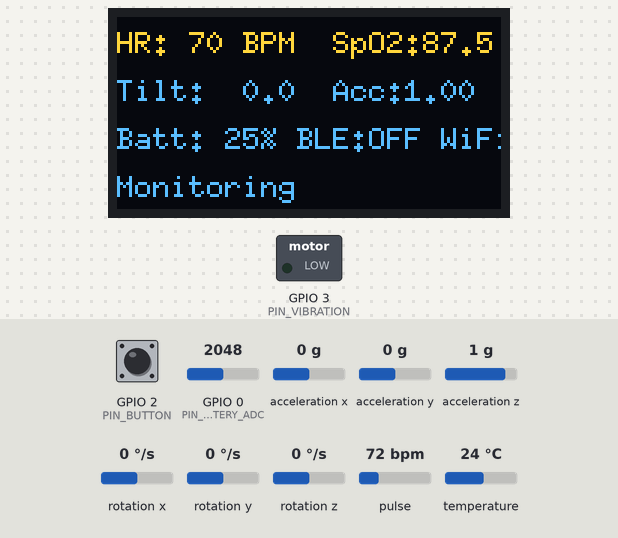
Bench run of a sketch on a simulated ESP32-C3. On the bench: 128×64 one-colour display, switched loads named in the sketch (green lamp = pin HIGH). The inputs (shaded band) are chosen by the test bench; at power-on: pulse 72 bpm, GPIO 0 (PIN_BATTERY_ADC) = 2048, acceleration x 0 g, GPIO 2 (PIN_BUTTON) HIGH, acceleration y 0 g, acceleration z 1 g, rotation x 0 °/s, rotation y 0 °/s, rotation z 0 °/s, temperature 24 °C. The OLED is the two-colour kind (top 16 rows yellow); EEPROM starts erased; nothing arrives over Bluetooth unless stated; a phone connects over Bluetooth LE 3 s after start; what the sketch prints to the serial monitor is not drawn.

Above: at 1.8 s.
1.9 s: pulse set to 42 bpm
At 5.6 s:
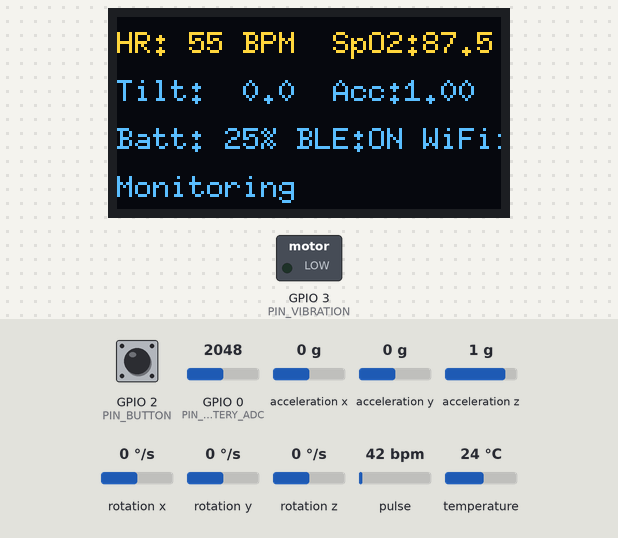
9.2 s: GPIO 0 (PIN_BATTERY_ADC) set to 2866
At 11.9 s:
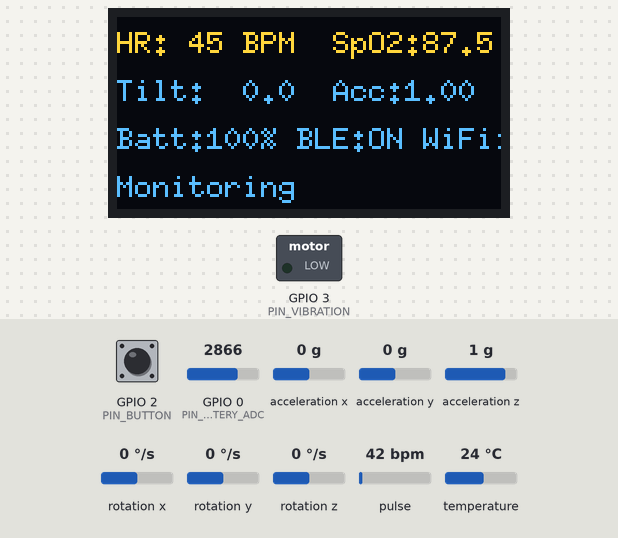
12.2 s: pulse set to 70 bpm
At 13.5 s:
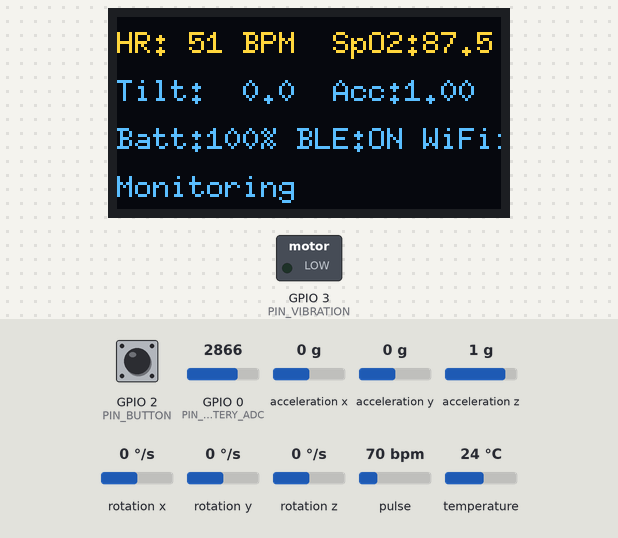
14.2 s: acceleration x set to -1.4 g
At 16.1 s:
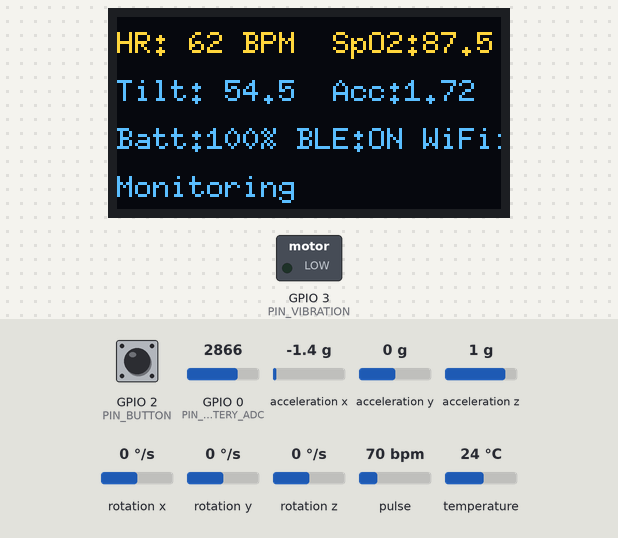
17.8 s: GPIO 0 (PIN_BATTERY_ADC) set to 1228
At 21.2 s:
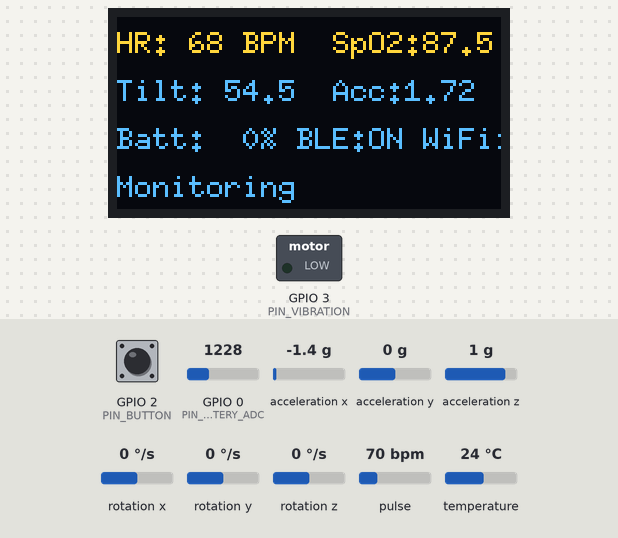
Timing chart, 0 to 22.7 s (numbered marks = the images above; inputs shaded):
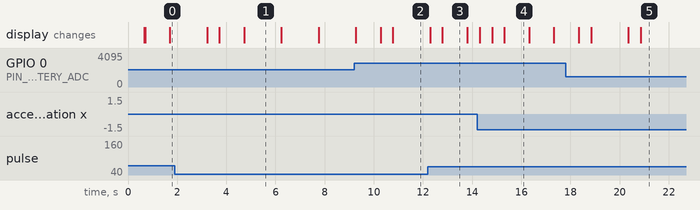

The sketch:

fall_detection_esp32.ino
```cpp
/*
 * ============================================================
 *  RiskWatch Fall Detection Firmware (ESP32-C3 Super Mini)
 * ============================================================
 *
 *  Hardware:
 *    - ESP32-C3 Super Mini
 *    - MPU6050 (accel + gyro)
 *    - MAX30102 (heart rate + SpO2)
 *    - 0.96" I2C OLED
 *    - Vibration motor module (3V)
 *    - Tactile push button (cancel false alarm)
 *    - LiPo 3.7V + TP4056 charger
 *
 *  Default pin mapping (change if your board wiring differs):
 *    - I2C SDA: GPIO8
 *    - I2C SCL: GPIO9
 *    - Vibration motor: GPIO3
 *    - Push button: GPIO2 (active LOW, INPUT_PULLUP)
 *    - Battery ADC: GPIO0 (through 100k/100k divider)
 *
 *  BLE protocol (kept compatible with Flutter app):
 *    Service UUID:     12345678-1234-1234-1234-123456789abc
 *    Sensor Char UUID: 12345678-1234-1234-1234-123456789abe
 *      String format:
 *      "HR:72,SPO2:98.3,TILT:3.2,ACC:1.02,BATT:87,FALL:0"
 *    Fall Char UUID:   12345678-1234-1234-1234-123456789abd
 *      Binary format: [fallFlag, hrHigh, hrLow, tiltAngle, accelMag*10]
 *
 *  Required Arduino libraries:
 *    - Adafruit MPU6050
 *    - SparkFun MAX3010x Pulse and Proximity Sensor Library
 *    - U8g2
 *    - ESP32 BLE Arduino
 * ============================================================
 */

#include <Wire.h>
#include <math.h>
#include <Adafruit_MPU6050.h>
#include <Adafruit_Sensor.h>
#include <MAX30105.h>
#include <heartRate.h>
#include <U8g2lib.h>
#include <BLEDevice.h>
#include <BLEServer.h>
#include <BLEUtils.h>
#include <BLE2902.h>
#include <WiFi.h>
#include <Preferences.h>

// Pin mapping for ESP32-C3 Super Mini
static const int PIN_I2C_SDA = 8;
static const int PIN_I2C_SCL = 9;
static const int PIN_VIBRATION = 3;
static const int PIN_BUTTON = 2;
static const int PIN_BATTERY_ADC = 0;

// Fall detection thresholds
static const float IMPACT_THRESHOLD = 3.0f;
static const float FREEFALL_THRESHOLD = 0.4f;
static const float ANGLE_THRESHOLD = 60.0f;
static const int HR_STRESS_THRESHOLD = 100;
static const unsigned long DEBOUNCE_MS = 5000;
static const unsigned long FREEFALL_WINDOW_MS = 500;
static const unsigned long POST_IMPACT_MS = 1000;

// Alert workflow
static const unsigned long CONFIRMATION_MS = 15000;

// Loop timing
static const unsigned long HR_SAMPLE_PERIOD_MS = 20;
static const unsigned long SENSOR_SEND_PERIOD_MS = 300;
static const unsigned long OLED_REFRESH_MS = 500;
static const unsigned long BATTERY_REFRESH_MS = 10000;

// BLE UUIDs
static const char* SERVICE_UUID = "12345678-1234-1234-1234-123456789abc";
static const char* SENSOR_CHAR_UUID = "12345678-1234-1234-1234-123456789abe";
static const char* FALL_CHAR_UUID = "12345678-1234-1234-1234-123456789abd";
static const char* WIFI_CFG_CHAR_UUID = "12345678-1234-1234-1234-123456789abf";
static const char* BATTERY_SVC_UUID = "180F";
static const char* BATTERY_CHAR_UUID = "2A19";

Adafruit_MPU6050 mpu;
MAX30105 max30102;
U8G2_SSD1306_128X64_NONAME_F_HW_I2C oled(U8G2_R0, U8X8_PIN_NONE);

BLEServer* bleServer = nullptr;
BLEService* fallService = nullptr;
BLEService* batteryService = nullptr;
BLECharacteristic* sensorChar = nullptr;
BLECharacteristic* fallChar = nullptr;
BLECharacteristic* wifiCfgChar = nullptr;
BLECharacteristic* batteryChar = nullptr;

Preferences prefs;

bool bleConnected = false;
bool imuReady = false;
bool hrReady = false;

float accelX = 0;
float accelY = 0;
float accelZ = 1;
float accelMag = 1;
float tiltAngle = 0;
int heartRate = 0;
float spo2 = 0;
int batteryPercent = 100;
bool fingerDetected = false;
bool wifiConnected = false;
String wifiSsid;
String wifiPass;
String wifiServerUrl;

// Heart rate filter state
float bpmEma = 0;

// Fall history ring buffer
static const int ACCEL_HISTORY_SIZE = 64;
float accelHistory[ACCEL_HISTORY_SIZE];
unsigned long accelTimeHistory[ACCEL_HISTORY_SIZE];
int accelHistIdx = 0;

enum FallPhase { PHASE_IDLE, PHASE_IMPACT_DETECTED };
FallPhase fallPhase = PHASE_IDLE;
unsigned long impactTime = 0;
unsigned long lastFallTime = 0;

// Confirmation flow state
bool alertPending = false;
bool alertCancelled = false;
unsigned long pendingStartTime = 0;

// Non-blocking vibration patterns
enum VibMode { VIB_OFF, VIB_PENDING, VIB_ALERT };
VibMode vibMode = VIB_OFF;
bool vibOutputOn = false;
unsigned long vibToggleMs = 0;

// Loop timers
unsigned long lastHrSampleMs = 0;
unsigned long lastSensorSendMs = 0;
unsigned long lastOledRefreshMs = 0;
unsigned long lastBatteryRefreshMs = 0;
unsigned long lastWifiRetryMs = 0;

void loadWifiConfig() {
  prefs.begin("riskwatch", true);
  wifiSsid = prefs.getString("wifi_ssid", "");
  wifiPass = prefs.getString("wifi_pass", "");
  wifiServerUrl = prefs.getString("wifi_url", "");
  prefs.end();
}

void saveWifiConfig(const String& ssid, const String& pass, const String& url) {
  prefs.begin("riskwatch", false);
  prefs.putString("wifi_ssid", ssid);
  prefs.putString("wifi_pass", pass);
  prefs.putString("wifi_url", url);
  prefs.end();
  wifiSsid = ssid;
  wifiPass = pass;
  wifiServerUrl = url;
}

void tryConnectWifi() {
  if (wifiSsid.isEmpty()) return;
  if (WiFi.status() == WL_CONNECTED) {
    wifiConnected = true;
    return;
  }

  WiFi.mode(WIFI_STA);
  WiFi.begin(wifiSsid.c_str(), wifiPass.c_str());
  Serial.printf("WiFi connecting to SSID: %s\n", wifiSsid.c_str());

  const unsigned long start = millis();
  while (millis() - start < 6000) {
    if (WiFi.status() == WL_CONNECTED) {
      wifiConnected = true;
      Serial.printf("WiFi connected, IP: %s\n", WiFi.localIP().toString().c_str());
      return;
    }
    delay(120);
  }

  wifiConnected = false;
  Serial.println("WiFi connect timeout");
}

class ServerCallbacks : public BLEServerCallbacks {
  void onConnect(BLEServer* pServer) override {
    bleConnected = true;
    Serial.println("BLE connected");
  }

  void onDisconnect(BLEServer* pServer) override {
    bleConnected = false;
    Serial.println("BLE disconnected, advertising...");
    BLEDevice::startAdvertising();
  }
};

class WifiConfigCallbacks : public BLECharacteristicCallbacks {
  void onWrite(BLECharacteristic* pCharacteristic) override {
    std::string value = pCharacteristic->getValue();
    if (value.empty()) return;

    String msg = String(value.c_str());
    msg.trim();

    // Expected format: SSID=...;PASS=...;URL=...
    String ssid = "";
    String pass = "";
    String url = "";

    int p1 = msg.indexOf("SSID=");
    int p2 = msg.indexOf(";PASS=");
    int p3 = msg.indexOf(";URL=");

    if (p1 >= 0 && p2 > p1) {
      ssid = msg.substring(p1 + 5, p2);
      if (p3 > p2) {
        pass = msg.substring(p2 + 6, p3);
        url = msg.substring(p3 + 5);
      } else {
        pass = msg.substring(p2 + 6);
      }
    }

    ssid.trim();
    pass.trim();
    url.trim();

    if (ssid.isEmpty()) {
      Serial.println("WiFi config ignored: empty SSID");
      return;
    }

    saveWifiConfig(ssid, pass, url);
    Serial.printf("WiFi config received via BLE: ssid=%s\n", ssid.c_str());

    WiFi.disconnect(true);
    delay(100);
    tryConnectWifi();
  }
};

bool initImu() {
  if (!mpu.begin()) {
    Serial.println("MPU6050 not found at default address 0x68");
    return false;
  }
  mpu.setAccelerometerRange(MPU6050_RANGE_16_G);
  mpu.setGyroRange(MPU6050_RANGE_500_DEG);
  mpu.setFilterBandwidth(MPU6050_BAND_21_HZ);
  Serial.println("MPU6050 initialized successfully");
  return true;
}

bool initMax30102() {
  if (!max30102.begin(Wire, I2C_SPEED_FAST)) {
    Serial.println("MAX30102 not found");
    return false;
  }

  max30102.setup(
    0x1F, // LED brightness
    4,    // sample average
    2,    // mode: red + IR
    100,  // sample rate
    411,  // pulse width
    4096  // ADC range
  );
  max30102.setPulseAmplitudeRed(0x24);
  max30102.setPulseAmplitudeIR(0x24);
  Serial.println("MAX30102 initialized");
  return true;
}

void initBle() {
  BLEDevice::init("RiskWatch_ESP32C3");
  bleServer = BLEDevice::createServer();
  bleServer->setCallbacks(new ServerCallbacks());

  fallService = bleServer->createService(SERVICE_UUID);
  sensorChar = fallService->createCharacteristic(
    SENSOR_CHAR_UUID,
    BLECharacteristic::PROPERTY_READ | BLECharacteristic::PROPERTY_NOTIFY
  );
  sensorChar->addDescriptor(new BLE2902());

  fallChar = fallService->createCharacteristic(
    FALL_CHAR_UUID,
    BLECharacteristic::PROPERTY_READ | BLECharacteristic::PROPERTY_NOTIFY
  );
  fallChar->addDescriptor(new BLE2902());

  wifiCfgChar = fallService->createCharacteristic(
    WIFI_CFG_CHAR_UUID,
    BLECharacteristic::PROPERTY_READ |
        BLECharacteristic::PROPERTY_WRITE |
        BLECharacteristic::PROPERTY_WRITE_NR
  );
  wifiCfgChar->setCallbacks(new WifiConfigCallbacks());
  wifiCfgChar->setValue("SSID=;PASS=;URL=");

  batteryService = bleServer->createService(BATTERY_SVC_UUID);
  batteryChar = batteryService->createCharacteristic(
    BATTERY_CHAR_UUID,
    BLECharacteristic::PROPERTY_READ | BLECharacteristic::PROPERTY_NOTIFY
  );
  batteryChar->addDescriptor(new BLE2902());

  sensorChar->setValue("HR:0,SPO2:0.0,TILT:0.0,ACC:1.00,BATT:100,FALL:0,WIFI:0");
  uint8_t initFall[5] = {0, 0, 0, 0, 10};
  fallChar->setValue(initFall, 5);
  uint8_t initBattery = 100;
  batteryChar->setValue(&initBattery, 1);

  fallService->start();
  batteryService->start();

  BLEAdvertising* advertising = BLEDevice::getAdvertising();
  advertising->addServiceUUID(SERVICE_UUID);
  advertising->setScanResponse(true);
  advertising->setMinPreferred(0x06);
  advertising->setMinPreferred(0x12);
  BLEDevice::startAdvertising();
  Serial.println("BLE advertising started");
}

void readImu() {
  if (!imuReady) return;

  sensors_event_t a, g, temp;
  mpu.getEvent(&a, &g, &temp);

  // Convert m/s^2 to g
  accelX = a.acceleration.x / 9.80665f;
  accelY = a.acceleration.y / 9.80665f;
  accelZ = a.acceleration.z / 9.80665f;

  accelMag = sqrtf(accelX * accelX + accelY * accelY + accelZ * accelZ);
  if (accelMag > 0.01f) {
    float ratio = accelZ / accelMag;
    ratio = constrain(ratio, -1.0f, 1.0f);
    tiltAngle = acosf(ratio) * 180.0f / PI;
  }

  accelHistory[accelHistIdx % ACCEL_HISTORY_SIZE] = accelMag;
  accelTimeHistory[accelHistIdx % ACCEL_HISTORY_SIZE] = millis();
  accelHistIdx++;
}

void updateHeartAndSpO2() {
  if (!hrReady) return;

  long ir = max30102.getIR();
  long red = max30102.getRed();

  fingerDetected = (ir > 50000);
  if (!fingerDetected) {
    heartRate = 0;
    spo2 = 0;
    return;
  }

  if (checkForBeat(ir)) {
    static unsigned long lastBeatMs = 0;
    unsigned long now = millis();
    if (lastBeatMs > 0) {
      float deltaSec = (now - lastBeatMs) / 1000.0f;
      if (deltaSec > 0.3f && deltaSec < 2.0f) {
        float instantBpm = 60.0f / deltaSec;
        if (bpmEma < 1.0f) {
          bpmEma = instantBpm;
        } else {
          bpmEma = bpmEma * 0.7f + instantBpm * 0.3f;
        }
        bpmEma = constrain(bpmEma, 40.0f, 200.0f);
        heartRate = (int)bpmEma;
      }
    }
    lastBeatMs = now;
  }

  // Simple SpO2 approximation for live trend display.
  if (ir > 0 && red > 0) {
    float ratio = (float)red / (float)ir;
    float estimate = 110.0f - 25.0f * ratio;
    estimate = constrain(estimate, 70.0f, 100.0f);
    if (spo2 <= 0.1f) {
      spo2 = estimate;
    } else {
      spo2 = spo2 * 0.8f + estimate * 0.2f;
    }
  }
}

int readBatteryPercent() {
  int raw = analogRead(PIN_BATTERY_ADC);
  float voltage = ((float)raw / 4095.0f) * 3.3f * 2.0f;
  int pct = (int)((voltage - 3.0f) / (4.2f - 3.0f) * 100.0f);
  return constrain(pct, 0, 100);
}

bool hadFreefallRecently() {
  unsigned long now = millis();
  for (int i = 0; i < ACCEL_HISTORY_SIZE; i++) {
    int idx = ((accelHistIdx - 1 - i) % ACCEL_HISTORY_SIZE + ACCEL_HISTORY_SIZE) % ACCEL_HISTORY_SIZE;
    if (accelTimeHistory[idx] == 0) continue;
    if ((now - accelTimeHistory[idx]) > FREEFALL_WINDOW_MS) break;
    if (accelHistory[idx] < FREEFALL_THRESHOLD) return true;
  }
  return false;
}

bool detectFallCandidate() {
  unsigned long now = millis();

  if ((now - lastFallTime) < DEBOUNCE_MS || alertPending) {
    return false;
  }

  switch (fallPhase) {
    case PHASE_IDLE:
      if (accelMag > IMPACT_THRESHOLD && hadFreefallRecently()) {
        fallPhase = PHASE_IMPACT_DETECTED;
        impactTime = now;
        Serial.println("Fall candidate: impact after freefall");
      }
      break;

    case PHASE_IMPACT_DETECTED:
      if ((now - impactTime) < POST_IMPACT_MS) {
        if (tiltAngle > ANGLE_THRESHOLD) {
          bool hrConfirms = (heartRate == 0) || (heartRate > HR_STRESS_THRESHOLD);
          if (hrConfirms) {
            fallPhase = PHASE_IDLE;
            return true;
          }
        }
      } else {
        fallPhase = PHASE_IDLE;
      }
      break;
  }

  return false;
}

void startPendingAlert() {
  alertPending = true;
  alertCancelled = false;
  pendingStartTime = millis();
  vibMode = VIB_PENDING;
  Serial.println("Pending alert started (15s cancel window)");
}

void sendSensorData(bool fallFlag) {
  if (!bleConnected) return;

  char payload[96];
  snprintf(
    payload,
    sizeof(payload),
    "HR:%d,SPO2:%.1f,TILT:%.1f,ACC:%.2f,BATT:%d,FALL:%d,WIFI:%d",
    heartRate,
    spo2,
    tiltAngle,
    accelMag,
    batteryPercent,
    fallFlag ? 1 : 0,
    wifiConnected ? 1 : 0
  );

  sensorChar->setValue((uint8_t*)payload, strlen(payload));
  sensorChar->notify();
}

void sendFallAlert() {
  if (!bleConnected) {
    lastFallTime = millis();
    return;
  }

  uint8_t data[5];
  data[0] = 1;
  data[1] = (heartRate >> 8) & 0xFF;
  data[2] = heartRate & 0xFF;
  data[3] = (uint8_t)min((int)tiltAngle, 255);
  data[4] = (uint8_t)min((int)(accelMag * 10.0f), 255);

  fallChar->setValue(data, 5);
  fallChar->notify();

  sendSensorData(true);

  vibMode = VIB_ALERT;
  lastFallTime = millis();
  Serial.println("FALL ALERT SENT");
}

void handleButtonCancel() {
  static bool lastButtonState = HIGH;
  static unsigned long lastDebounceTime = 0;

  bool reading = digitalRead(PIN_BUTTON);
  if (reading != lastButtonState) {
    lastDebounceTime = millis();
    lastButtonState = reading;
  }

  if ((millis() - lastDebounceTime) > 35) {
    if (alertPending && reading == LOW) {
      alertCancelled = true;
      alertPending = false;
      vibMode = VIB_OFF;
      Serial.println("Pending alert cancelled by user");
    }
  }
}

void updateVibration() {
  unsigned long now = millis();

  switch (vibMode) {
    case VIB_OFF:
      vibOutputOn = false;
      digitalWrite(PIN_VIBRATION, LOW);
      return;

    case VIB_PENDING:
      // 250ms ON / 750ms OFF
      if (now - vibToggleMs >= (vibOutputOn ? 250 : 750)) {
        vibOutputOn = !vibOutputOn;
        vibToggleMs = now;
        digitalWrite(PIN_VIBRATION, vibOutputOn ? HIGH : LOW);
      }
      return;

    case VIB_ALERT:
      // 120ms ON / 180ms OFF for urgent state
      if (now - vibToggleMs >= (vibOutputOn ? 120 : 180)) {
        vibOutputOn = !vibOutputOn;
        vibToggleMs = now;
        digitalWrite(PIN_VIBRATION, vibOutputOn ? HIGH : LOW);
      }
      return;
  }
}

void updatePendingWindow() {
  if (!alertPending) return;

  unsigned long now = millis();
  if ((now - pendingStartTime) >= CONFIRMATION_MS) {
    alertPending = false;
    sendFallAlert();
  }
}

void updateOled() {
  unsigned long now = millis();
  if ((now - lastOledRefreshMs) < OLED_REFRESH_MS) return;
  lastOledRefreshMs = now;

  oled.clearBuffer();
  oled.setFont(u8g2_font_6x10_tf);

  char line1[32];
  char line2[32];
  char line3[32];
  char line4[32];

  snprintf(line1, sizeof(line1), "HR:%3d BPM  SpO2:%4.1f", heartRate, spo2);
  snprintf(line2, sizeof(line2), "Tilt:%5.1f  Acc:%4.2f", tiltAngle, accelMag);
  snprintf(
    line3,
    sizeof(line3),
    "Batt:%3d%% BLE:%s WiFi:%s",
    batteryPercent,
    bleConnected ? "ON" : "OFF",
    wifiConnected ? "ON" : "OFF"
  );

  if (alertPending) {
    int left = (int)((CONFIRMATION_MS - (millis() - pendingStartTime)) / 1000);
    if (left < 0) left = 0;
    snprintf(line4, sizeof(line4), "FALL? Cancel in %2ds", left);
  } else if (alertCancelled) {
    snprintf(line4, sizeof(line4), "Alert cancelled");
  } else if ((millis() - lastFallTime) < 10000 && lastFallTime > 0) {
    snprintf(line4, sizeof(line4), "ALERT SENT");
  } else {
    snprintf(line4, sizeof(line4), "Monitoring");
  }

  oled.drawStr(0, 12, line1);
  oled.drawStr(0, 28, line2);
  oled.drawStr(0, 44, line3);
  oled.drawStr(0, 60, line4);
  oled.sendBuffer();
}

void setup() {
  Serial.begin(115200);
  delay(600);

  Serial.println("\nRiskWatch ESP32-C3 firmware booting...");

  pinMode(PIN_VIBRATION, OUTPUT);
  digitalWrite(PIN_VIBRATION, LOW);
  pinMode(PIN_BUTTON, INPUT_PULLUP);
  pinMode(PIN_BATTERY_ADC, INPUT);

  Wire.begin(PIN_I2C_SDA, PIN_I2C_SCL);
  Wire.setClock(400000);

  oled.begin();
  oled.clearBuffer();
  oled.setFont(u8g2_font_6x10_tf);
  oled.drawStr(0, 14, "RiskWatch ESP32-C3");
  oled.drawStr(0, 30, "Starting...");
  oled.sendBuffer();

  for (int i = 0; i < ACCEL_HISTORY_SIZE; i++) {
    accelHistory[i] = 1.0f;
    accelTimeHistory[i] = 0;
  }

  imuReady = initImu();
  hrReady = initMax30102();
  loadWifiConfig();
  tryConnectWifi();
  initBle();

  batteryPercent = readBatteryPercent();
  Serial.println("Setup complete");
}

void loop() {
  unsigned long now = millis();

  readImu();

  if ((now - lastHrSampleMs) >= HR_SAMPLE_PERIOD_MS) {
    updateHeartAndSpO2();
    lastHrSampleMs = now;
  }

  if (detectFallCandidate()) {
    startPendingAlert();
  }

  handleButtonCancel();
  updatePendingWindow();
  updateVibration();

  if ((now - lastBatteryRefreshMs) >= BATTERY_REFRESH_MS) {
    batteryPercent = readBatteryPercent();
    if (bleConnected) {
      uint8_t b = (uint8_t)batteryPercent;
      batteryChar->setValue(&b, 1);
      batteryChar->notify();
    }
    lastBatteryRefreshMs = now;
  }

  if ((now - lastWifiRetryMs) >= 10000) {
    wifiConnected = (WiFi.status() == WL_CONNECTED);
    if (!wifiConnected && !wifiSsid.isEmpty()) {
      tryConnectWifi();
    }
    lastWifiRetryMs = now;
  }

  if ((now - lastSensorSendMs) >= SENSOR_SEND_PERIOD_MS) {
    sendSensorData(false);
    lastSensorSendMs = now;
  }

  updateOled();
  delay(8);
}
```

Measured:
- after the input at 1.9 s, the display: first changes after 1.3 s (image 1 shows a later state)
- after the input at 12.2 s, the display: first differs from a run without the input after 0.59 s (image 3)
- what the display in image 1 shows lasts 1.5 s, from 4.7 s to 6.2 s
- what the display in image 3 shows lasts 1.0 s, from 12.8 s to 13.8 s
